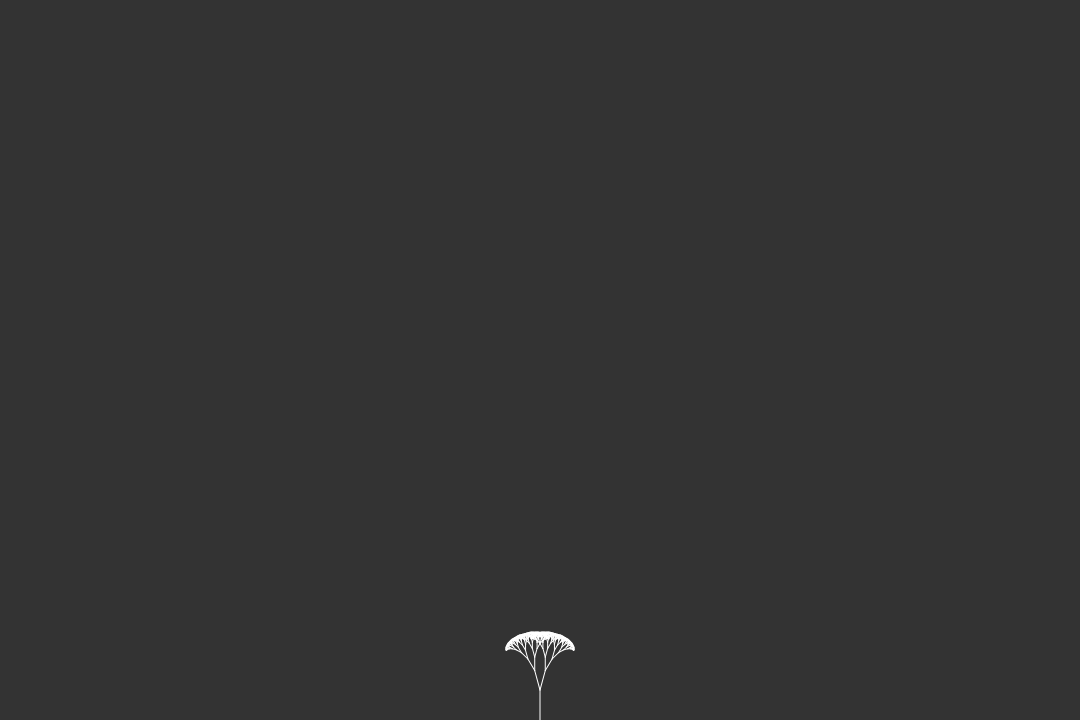
Frame 1 (no input)
Frame 60 (no input): identical to frame 1, image omitted
Frame 120 (the mouse pressed at the canvas centre since frame 60): identical to frame 1, image omitted

The p5.js sketch that drew this single still picture (run headless with seeded random() and noise() and a simulated clock; from frame 60 on, the mouse is pressed at the canvas centre):

// p5.js sketch
// ── sketch.js
const angle = 50;
const scale = 0.67;
const branch_length = 30;

function setup() {
  createCanvas(1080, 720);
}

function draw() {
  var len = 100;

  background(51);
  stroke(255);
  translate(width/2,height);
  branch(branch_length);
}

function branch(len){
  line(0, 0, 0, - len);
  translate(0,-len);
  if(len > 1){
    push();
    rotate(angle);
    branch(len*scale);
    pop();
    push();
    rotate(-angle);
    branch(len*scale);
    pop();
  }

}
